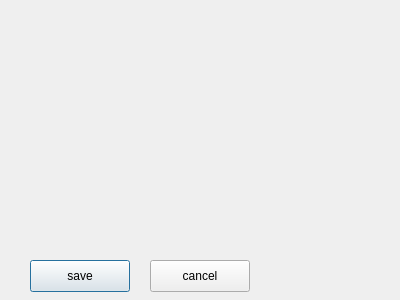
<?xml version="1.0" encoding="UTF-8"?>
<ui version="4.0">
 <class>ProcessDialog</class>
 <widget class="QDialog" name="ProcessDialog">
  <property name="geometry">
   <rect>
    <x>0</x>
    <y>0</y>
    <width>400</width>
    <height>300</height>
   </rect>
  </property>
  <property name="windowTitle">
   <string>Dialog</string>
  </property>
  <widget class="QPushButton" name="btnSave_1">
   <property name="geometry">
    <rect>
     <x>30</x>
     <y>260</y>
     <width>100</width>
     <height>32</height>
    </rect>
   </property>
   <property name="text">
    <string>save</string>
   </property>
  </widget>
  <widget class="QPushButton" name="btnCancel_1">
   <property name="geometry">
    <rect>
     <x>150</x>
     <y>260</y>
     <width>100</width>
     <height>32</height>
    </rect>
   </property>
   <property name="text">
    <string>cancel</string>
   </property>
  </widget>
 </widget>
 <resources/>
 <connections/>
</ui>
